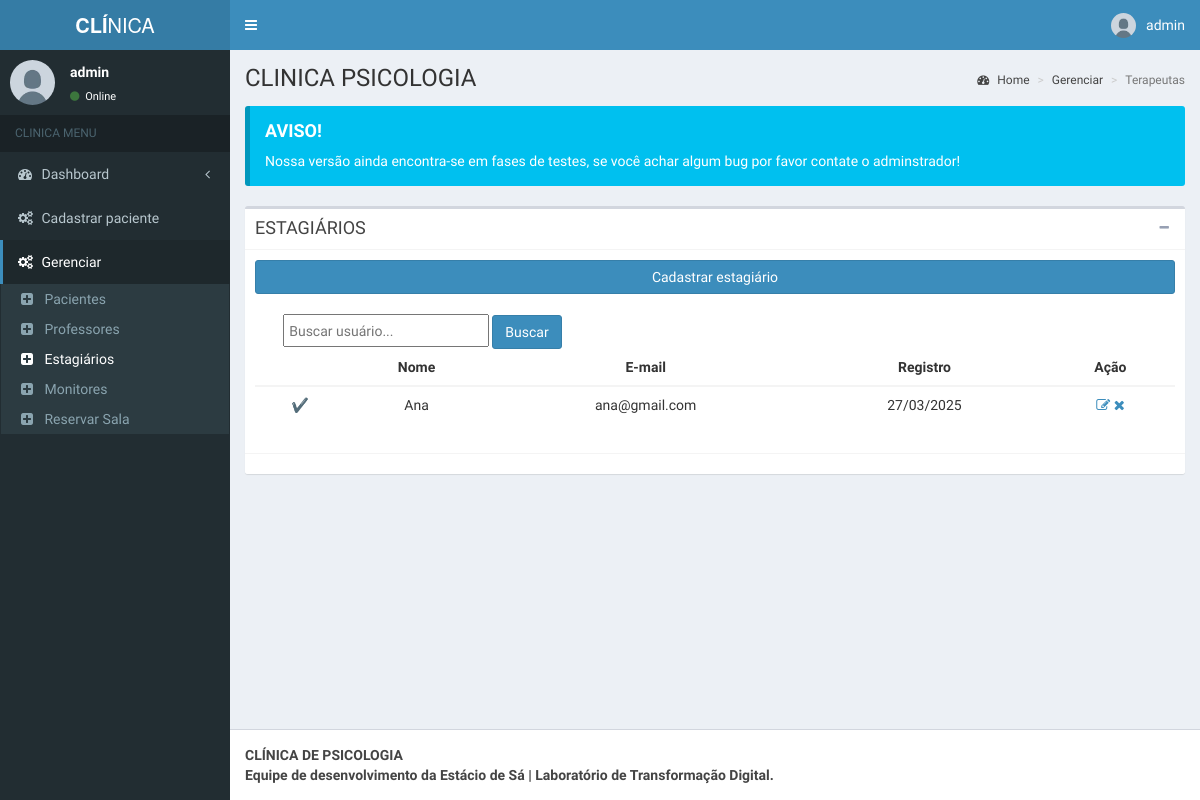
The page /admin/pages/layout/terapeutas.php (signed in) on the database as committed earlier.
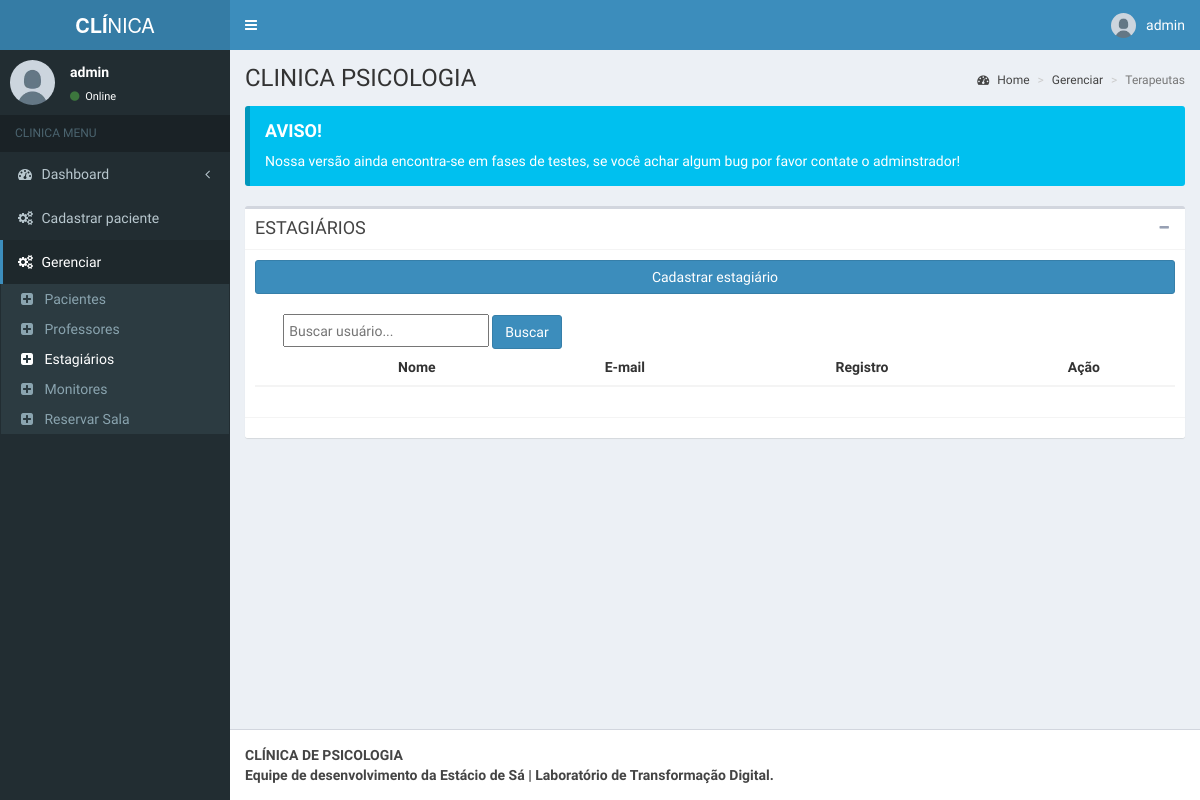
The same page on the database as committed later.
### tables this page shows
CREATE TABLE `tbl_user_terapeuta` (
  `id` int(11) NOT NULL,
  `id_disponibilidade` int(11) UNSIGNED NOT NULL,
  `id_professor` int(11) NOT NULL,
  `nome` varchar(50) NOT NULL,
  `usuario` varchar(20) NOT NULL,
  `email` varchar(100) NOT NULL,
  `senha` varchar(255) NOT NULL,
  `date` timestamp NOT NULL DEFAULT current_timestamp() ON UPDATE current_timestamp()
);

### admin/pages/layout/terapeutas.php (the view, shortened to what the changed rows need)
<?php
include('../../../db/conexao.php');
$where = "";
?>
<!DOCTYPE html>
<html>
<head>
  <link rel="stylesheet" href="../../bootstrap/css/bootstrap.min.css">
  <link rel="stylesheet" href="https://maxcdn.bootstrapcdn.com/font-awesome/4.4.0/css/font-awesome.min.css">
  <link rel="stylesheet" href="https://code.ionicframework.com/ionicons/2.0.1/css/ionicons.min.css">
  <link rel="stylesheet" href="../../dist/css/AdminLTE.min.css">
  <link rel="stylesheet" href="../../dist/css/skins/_all-skins.min.css">
</head>
<body class="hold-transition skin-blue fixed sidebar-mini">
  <div class="wrapper">
    <div class="content-wrapper">
      <section class="content-header">
        <h1>
          CLINICA PSICOLOGIA
        </h1>
      </section>
      <section class="content">
        <div class="box">
          <div class="box-body">
             <br>
            <div>
              <table class="table table-hover text-center">
                <thead class="table-dark">
                  <tr>
                    <th></th>
                    <th scope="col">Nome</th>
                    <th scope="col">E-mail</th>
                    <th scope="col">Registro</th>
                    <th scope="col">Ação</th>
                  </tr>
                </thead>
                <tbody>
                  <?php
                  $sql = "SELECT * FROM tbl_user_terapeuta $where ORDER BY id DESC LIMIT 8";
                  $result = mysqli_query($mysqli, $sql);
                  while ($row = mysqli_fetch_assoc($result)) {
                  ?>
                    <tr>
                      <td><?php echo ($row['id_disponibilidade'] == 2) ? "❌" : "✔️" ?></td>
                      <td><?php echo $row["nome"] ?></td>
                      <td><?php echo $row["email"] ?></td>
                      <td><?php echo date('d/m/Y', strtotime($row["date"])); ?></td>
                      <td style="background:white">
                        <a href="edit/edit-terapeuta.php?id=<?php echo $row["id"] ?>" class="link-dark"><i class="fa fa-edit"></i></a>
                        <a href="#" data-toggle="modal" data-target="#modalDelete">
                          <span class="open-modal" data-id="<?php echo $row["id"] ?>">
                            <i class="fa fa-remove"></i>
                          </span>
                        </a>
                      </td>
                    </tr>
                  <?php
                  }
                  ?>
                </tbody>
              </table>
            </div>
          </div>
        </div>
      </section>
    </div>
  </div>
</body>
</html>

Rows that differ between the two databases and show on the page:
removed tbl_user_terapeuta: nome "Ana", email "ana@gmail.com", date "27/03/2025"
